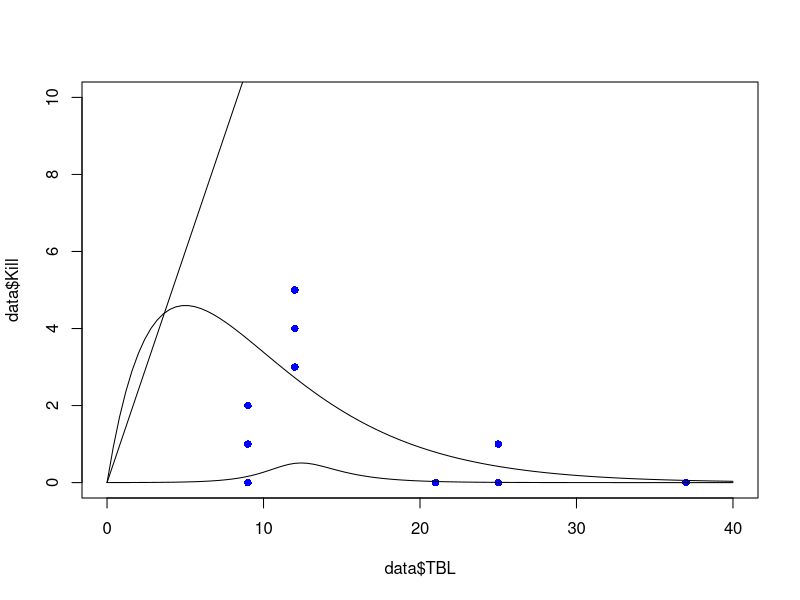

The R source for this figure:
# Lab 1: Deterministic models
# Exercise 1 - tadpoles data - try to find the correct function to model your data

setwd("C:\\Users\\MBrandt\\Dropbox\\Transfer documents\\conferences\\Bayesian Statistics\\Lectures\\")

data<-read.csv("tadpoles.csv")

x<-data$TBL

##Pick a function to apply to the data (use "Deterministic-functions-cheat-sheet4.pdf")
##- chose a Ricker function:

ricker = function(x, a = 1, b = 1)
{
a * x * exp(-b*x)
}

plot(data$TBL, data$Kill, col="blue", pch=16,xlim=c(0,40), ylim=c(0,10))

curve(ricker(x,a=2.5,b=0.2), add = TRUE)

##Ricker does an ok job of fitting the data
##But Logistic would do better

###Add a c parameter, so that we can shift the function


logistic <- function(x,a=-0.59,b=12,c=1.67)
{
exp(a*(b-x))/(1+exp(c*a*(b-x)))
}

curve(logistic(x), add=TRUE)

##Try a Michaelis-Menten function

michmenton <- function(x,a,b)
{
a*x/b+x
}

curve(michmenton(x,a=0.2,b=1), add=TRUE)


